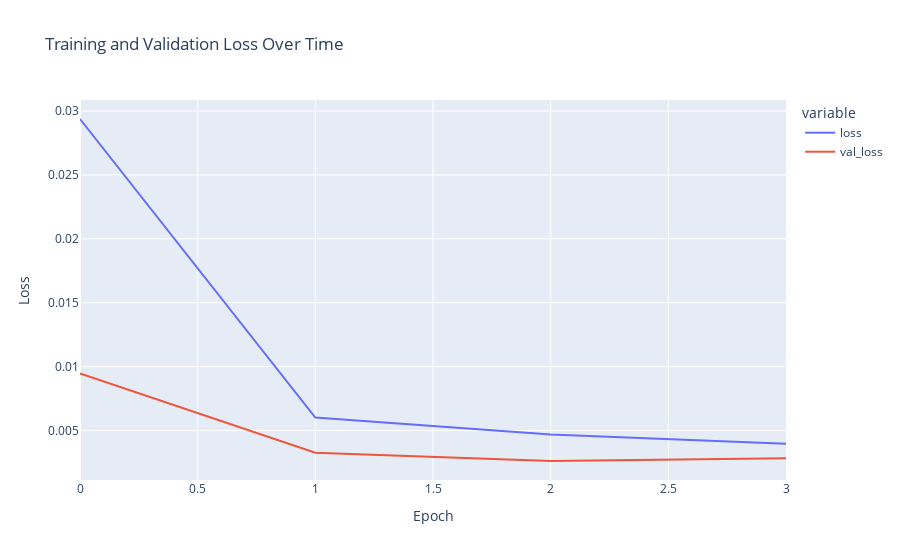

Notebook source saved alongside this figure:
### Code cell
import matplotlib.pyplot as plt
import seaborn as sns
import plotly.express as px
fig = px.line(
    history.history,
    y=['loss', 'val_loss'],
    labels={'index': "Epoch", 'value': "Loss"},
    title="Training and Validation Loss Over Time"
)

fig.show()

### Figure 1 — Plotly figure (JSON) as saved in the notebook; plotly's stock layout.template omitted (floating-point values rounded to 4 significant figures)
{"data": [{"hovertemplate": "variable=loss<br>Epoch=%{x}<br>Loss=%{y}<extra></extra>", "legendgroup": "loss", "line": {"color": "#636efa", "dash": "solid"}, "marker": {"symbol": "circle"}, "mode": "lines", "name": "loss", "orientation": "v", "showlegend": true, "type": "scatter", "x": [0, 1, 2, 3], "xaxis": "x", "y": [0.02938, 0.006012, 0.004687, 0.003961], "yaxis": "y"}, {"hovertemplate": "variable=val_loss<br>Epoch=%{x}<br>Loss=%{y}<extra></extra>", "legendgroup": "val_loss", "line": {"color": "#EF553B", "dash": "solid"}, "marker": {"symbol": "circle"}, "mode": "lines", "name": "val_loss", "orientation": "v", "showlegend": true, "type": "scatter", "x": [0, 1, 2, 3], "xaxis": "x", "y": [0.009464, 0.003261, 0.002614, 0.002822], "yaxis": "y"}], "layout": {"legend": {"title": {"text": "variable"}, "tracegroupgap": 0}, "title": {"text": "Training and Validation Loss Over Time"}, "xaxis": {"anchor": "y", "domain": [0, 1], "title": {"text": "Epoch"}}, "yaxis": {"anchor": "x", "domain": [0, 1], "title": {"text": "Loss"}}}}
